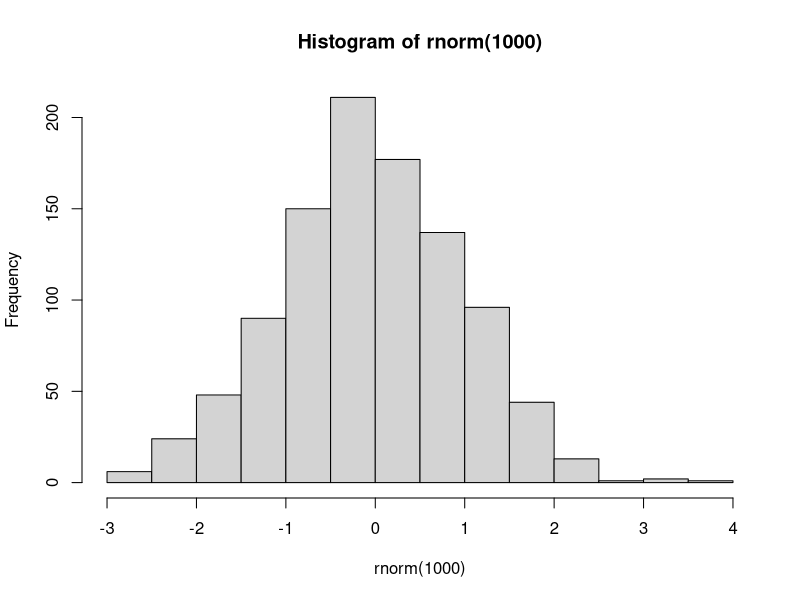
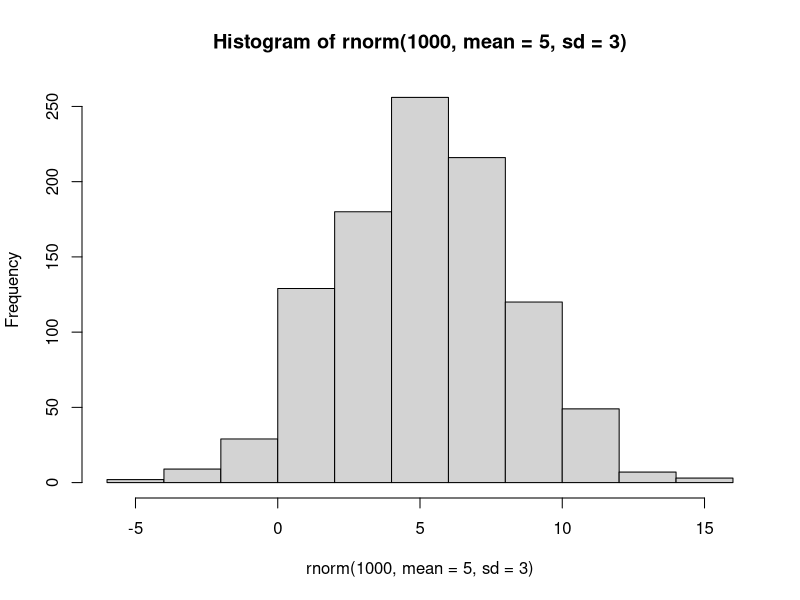

Write R code to recreate these figures, in order.
#Pregunta 1
rnorm(1000)
rnorm(1000, mean=5, sd=3)
hist(rnorm(1000))
hist(rnorm(1000, mean=5, sd=3))

#Pregunta 2
rexp(500)
